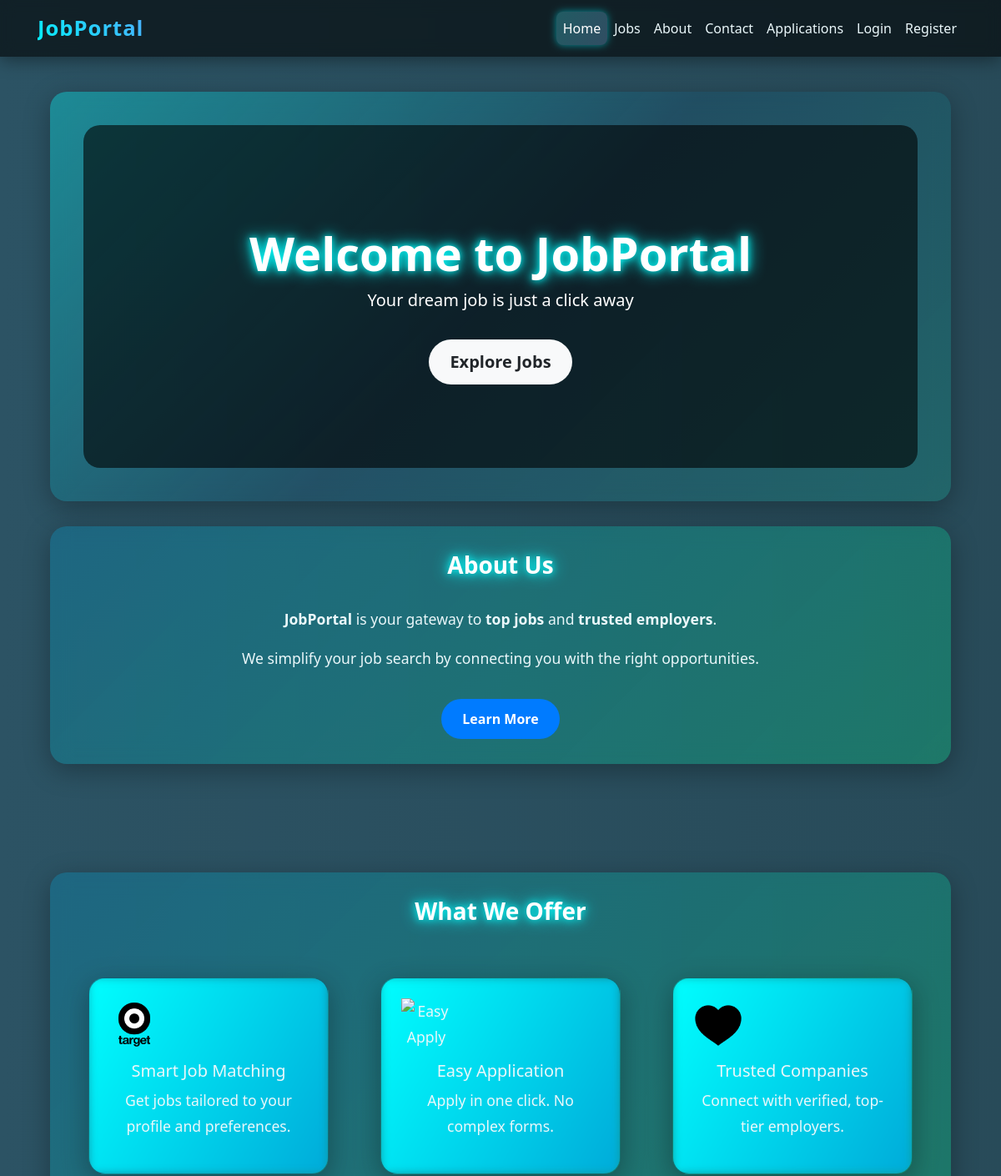
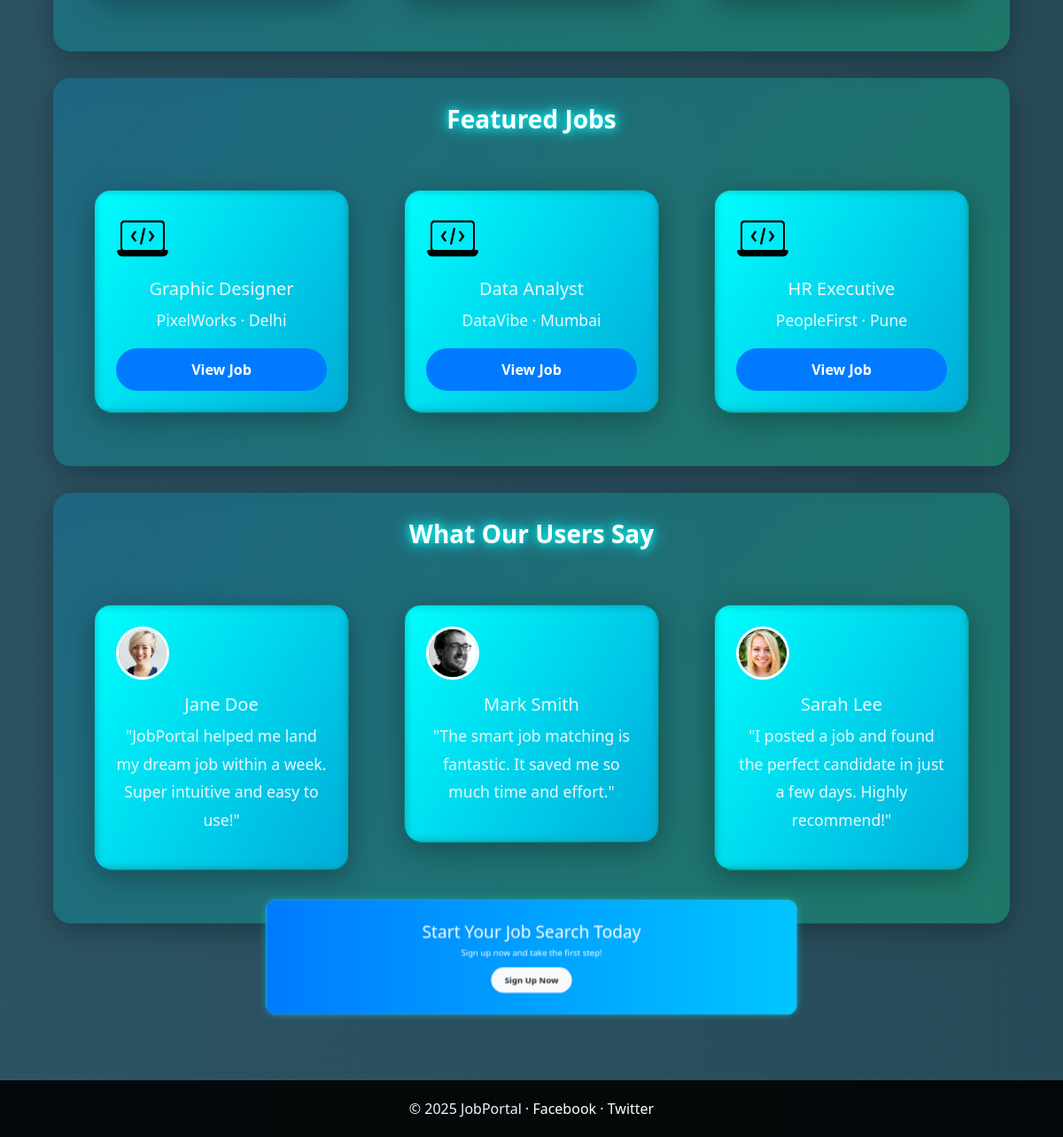
The page / on the database its author committed (2 pictures, top to bottom).
### tables this page shows
CREATE TABLE `jobs` (
  `job_id` int(11) NOT NULL,
  `title` varchar(150) DEFAULT NULL,
  `description` text DEFAULT NULL,
  `location` varchar(100) DEFAULT NULL,
  `company_name` varchar(100) DEFAULT NULL,
  `salary_range` varchar(50) DEFAULT NULL,
  `created_by` int(11) DEFAULT NULL,
  `created_at` timestamp NOT NULL DEFAULT current_timestamp(),
  `status` varchar(20) NOT NULL DEFAULT 'Pending'
);

### index.php (the view, shortened to what this page needs)
<!DOCTYPE html>
<html lang="en">
<head>
  <link href="https://stackpath.bootstrapcdn.com/bootstrap/4.5.2/css/bootstrap.min.css" rel="stylesheet">
  <link href="https://unpkg.com/aos@2.3.1/dist/aos.css" rel="stylesheet">
  <link href="https://cdnjs.cloudflare.com/ajax/libs/font-awesome/6.0.0-beta3/css/all.min.css" rel="stylesheet">
</head>
<body>
<?php include('includes/navbar.php'); ?>
<header data-aos="fade-up">
  <div class="hero-content">
    <h1>Welcome to JobPortal</h1>
    <p class="lead">Your dream job is just a click away</p>
    <a href="job-details.php" class="btn btn-light btn-lg mt-3">Explore Jobs</a>
  </div>
</header>
<section class="text-section text-center" data-aos="fade-up">
  <h3 class="section-heading">About Us</h3>
  <p><strong>JobPortal</strong> is your gateway to <strong>top jobs</strong> and <strong>trusted employers</strong>.</p>
  <p>We simplify your job search by connecting you with the right opportunities.</p>
  <a href="about.php" class="btn btn-primary mt-3">Learn More</a>
</section>
<section class="text-center text-section" data-aos="fade-up">
  <h3 class="section-heading">What We Offer</h3>
  <div class="row justify-content-center">
    <div class="col-md-4">
      <div class="card p-4">
        <img src="images/match-icon.png" class="offer-icon" alt="Match">
        <h5>Smart Job Matching</h5>
        <p>Get jobs tailored to your profile and preferences.</p>
      </div>
    </div>
    <div class="col-md-4">
      <div class="card p-4">
        <img src="images/easy-apply-icon.png" class="offer-icon" alt="Easy Apply">
        <h5>Easy Application</h5>
        <p>Apply in one click. No complex forms.</p>
      </div>
    </div>
    <div class="col-md-4">
      <div class="card p-4">
        <img src="images/trusted-icon.png" class="offer-icon" alt="Trusted">
        <h5>Trusted Companies</h5>
        <p>Connect with verified, top-tier employers.</p>
      </div>
    </div>
  </div>
</section>
<section class="text-section" data-aos="fade-up">
  <h3 class="section-heading">Featured Jobs</h3>
  <div class="row text-center">
    <?php
    include('includes/db.php');
    $sql = "SELECT job_id, title, location, company_name FROM jobs WHERE status = 'active' ORDER BY created_at DESC LIMIT 3";
    $result = mysqli_query($conn, $sql);
    if ($result && mysqli_num_rows($result) > 0) {
      while ($row = mysqli_fetch_assoc($result)) {
        echo '
        <div class="col-md-4">
          <div class="card p-4">
            <img src="images/dev-icon.png" class="job-icon" alt="Job Icon">
            <h5>' . htmlspecialchars($row["title"]) . '</h5>
            <p>' . htmlspecialchars($row["company_name"]) . ' · ' . htmlspecialchars($row["location"]) . '</p>
            <a href="job-details.php?id=' . $row["job_id"] . '" class="btn btn-primary">View Job</a>
          </div>
        </div>';
      }
    } else {
      echo "<p class='text-white'>No featured jobs available right now.</p>";
    }
    ?>
  </div>
</section>
<section class="text-section text-center" data-aos="fade-up">
  <h3 class="section-heading">What Our Users Say</h3>
  <div class="row justify-content-center">
    <div class="col-md-4">
      <div class="card p-4">
        <img src="images/jane.jpg" class="testimonial-img mb-3" alt="User 1">
        <h5>Jane Doe</h5>
        <p>"JobPortal helped me land my dream job within a week. Super intuitive and easy to use!"</p>
      </div>
    </div>
    <div class="col-md-4">
      <div class="card p-4">
        <img src="images/john.jpg" class="testimonial-img mb-3" alt="User 2">
        <h5>Mark Smith</h5>
        <p>"The smart job matching is fantastic. It saved me so much time and effort."</p>
      </div>
    </div>
    <div class="col-md-4">
      <div class="card p-4">
        <img src="images/sarah.jpg" class="testimonial-img mb-3" alt="User 3">
        <h5>Sarah Lee</h5>
        <p>"I posted a job and found the perfect candidate in just a few days. Highly recommend!"</p>
      </div>
    </div>
  </div>
</section>
<section id="cta" class="text-white text-center" data-aos="zoom-in">
  <h2>Start Your Job Search Today</h2>
  <p>Sign up now and take the first step!</p>
  <a href="register.php" class="btn btn-light">Sign Up Now</a>
</section>
<footer class="text-center">
  &copy; 2025 JobPortal · <a href="#" class="text-white">Facebook</a> · <a href="#" class="text-white">Twitter</a>
</footer>
</body>
</html>

### includes/navbar.php (shortened to what this page needs)
<?php
$currentPage = basename($_SERVER['PHP_SELF']);
?>
<nav class="navbar navbar-expand-lg navbar-dark fixed-top custom-navbar">
  <div class="container">
    <a class="navbar-brand gradient-text" href="index.php">JobPortal</a>
    <div class="collapse navbar-collapse justify-content-end" id="navbarNav">
      <ul class="navbar-nav align-items-center">
        <li class="nav-item <?= $currentPage == 'index.php' ? 'active' : '' ?>">
          <a class="nav-link" href="index.php">Home</a>
        </li>
        <li class="nav-item <?= $currentPage == 'job-details.php' ? 'active' : '' ?>">
          <a class="nav-link" href="job-details.php">Jobs</a>
        </li>
        <li class="nav-item <?= $currentPage == 'about.php' ? 'active' : '' ?>">
          <a class="nav-link" href="about.php">About</a>
        </li>
        <li class="nav-item <?= $currentPage == 'contact.php' ? 'active' : '' ?>">
          <a class="nav-link" href="contact.php">Contact</a>
        </li>
        <li class="nav-item <?= $currentPage == 'applications.php' ? 'active' : '' ?>">
          <a class="nav-link" href="submitted-applications.php">Applications</a>
        </li>
        <li class="nav-item <?= $currentPage == 'login.php' ? 'active' : '' ?>">
          <a class="nav-link" href="login.php">Login</a>
        </li>
        <li class="nav-item <?= $currentPage == 'register.php' ? 'active' : '' ?>">
          <a class="nav-link" href="register.php">Register</a>
        </li>
      </ul>
    </div>
  </div>
</nav>

### index.php (style rules this page uses)
body { background: linear-gradient(270deg, #0f2027, #203a43, #2c5364); background-size: 600% 600%; animation: bgAnimate 30s ease infinite; font-family: 'Segoe UI', sans-serif; color: #eaf7fa; margin: 0; padding-top: 80px; }
section, header, .card { background: linear-gradient(135deg, rgba(0, 255, 255, 0.33), rgba(0, 85, 128, 0.18), rgba(0, 255, 200, 0.15)); backdrop-filter: blur(12px); -webkit-backdrop-filter: blur(12px); border-radius: 20px; box-shadow: 0 8px 32px rgba(0, 0, 0, 0.3); padding: 40px; margin: 30px auto; width: 90%; max-width: 1200px; color: #eaf7fa; transition: all 0.3s ease; animation: fadeIn 1s ease forwards; opacity: 0; }
.card { position: relative; overflow: hidden; }
.card::before { content: ""; position: absolute; top: -2px; left: -2px; right: -2px; bottom: -2px; background: linear-gradient(120deg, #00ffff, #0056b3, #00c6ff, #00ffff); background-size: 600% 600%; z-index: -1; filter: blur(6px); animation: borderMove 6s ease infinite; }
.hero-content { background: rgba(0, 0, 0, 0.6); color: #ffffff; text-align: center; padding: 120px 20px 100px; border-radius: 20px; }
.hero-content h1 { font-size: 3.5rem; font-weight: 800; text-shadow: 0 0 10px #00ffff, 0 0 20px #00ffff; }
.btn-light, .btn-primary { border-radius: 30px; padding: 12px 25px; font-weight: 600; transition: all 0.3s ease-in-out; border: none; animation: pulseGlow 2s infinite; }
.text-section { background: linear-gradient(135deg, rgba(0, 150, 200, 0.3), rgba(0, 255, 150, 0.25)); padding: 30px; border-radius: 20px; font-size: 1.1rem; line-height: 1.8; }
.offer-icon, .job-icon, .testimonial-img { width: 60px; height: 60px; margin-bottom: 15px; animation: float 6s ease-in-out infinite; }
.testimonial-img { border-radius: 50%; border: 3px solid #fff; }
.section-heading { font-weight: 700; margin-bottom: 2rem; text-align: center; color: #ffffff; text-shadow: 0 0 10px #00ffff, 0 0 20px #00ffff; }
footer { background-color: rgba(0, 0, 0, 0.9); color: #eaf7fa; padding: 20px 0; }
#cta { background: linear-gradient(to right, #007bff, #00c6ff); border-radius: 20px; margin: 30px auto; max-width: 1000px; width: 90%; padding: 40px; color: #ffffff; box-shadow: 0 0 15px rgba(0, 255, 255, 0.4); border: 1px solid rgba(255, 255, 255, 0.2); }

### includes/navbar.php (style rules this page uses)
.custom-navbar { background: rgba(0, 0, 0, 0.6); backdrop-filter: blur(8px); -webkit-backdrop-filter: blur(8px); padding: 10px 0; box-shadow: 0 4px 20px rgba(0, 0, 0, 0.4); z-index: 1050; }
.gradient-text { background: linear-gradient(45deg, #00f2fe, #4facfe); -webkit-background-clip: text; -webkit-text-fill-color: transparent; font-weight: 700; font-size: 1.6rem; letter-spacing: 1px; transition: transform 0.3s ease; }
.navbar-nav .nav-link { color: #eaf7fa !important; padding: 8px 15px; font-weight: 500; border-radius: 8px; transition: all 0.3s ease-in-out; position: relative; z-index: 1; }
.navbar-nav .nav-link::before { content: ''; position: absolute; inset: 0; border-radius: 8px; background: linear-gradient(120deg, #00f2fe, #4facfe); z-index: -1; opacity: 0; transform: scaleX(0); transition: all 0.3s ease-in-out; }
.navbar-nav .nav-link:hover::before, .navbar-nav .nav-item.active .nav-link::before { opacity: 0.2; transform: scaleX(1); }
.navbar-nav .nav-link:hover, .navbar-nav .nav-item.active .nav-link { color: #ffffff !important; background-color: rgba(255, 255, 255, 0.1); box-shadow: 0 0 10px #00f2fe88; }

### rows shown on the page
jobs: title "Graphic Designer", company_name "PixelWorks", location "Delhi"
jobs: title "Data Analyst", company_name "DataVibe", location "Mumbai"
jobs: title "HR Executive", company_name "PeopleFirst", location "Pune"
